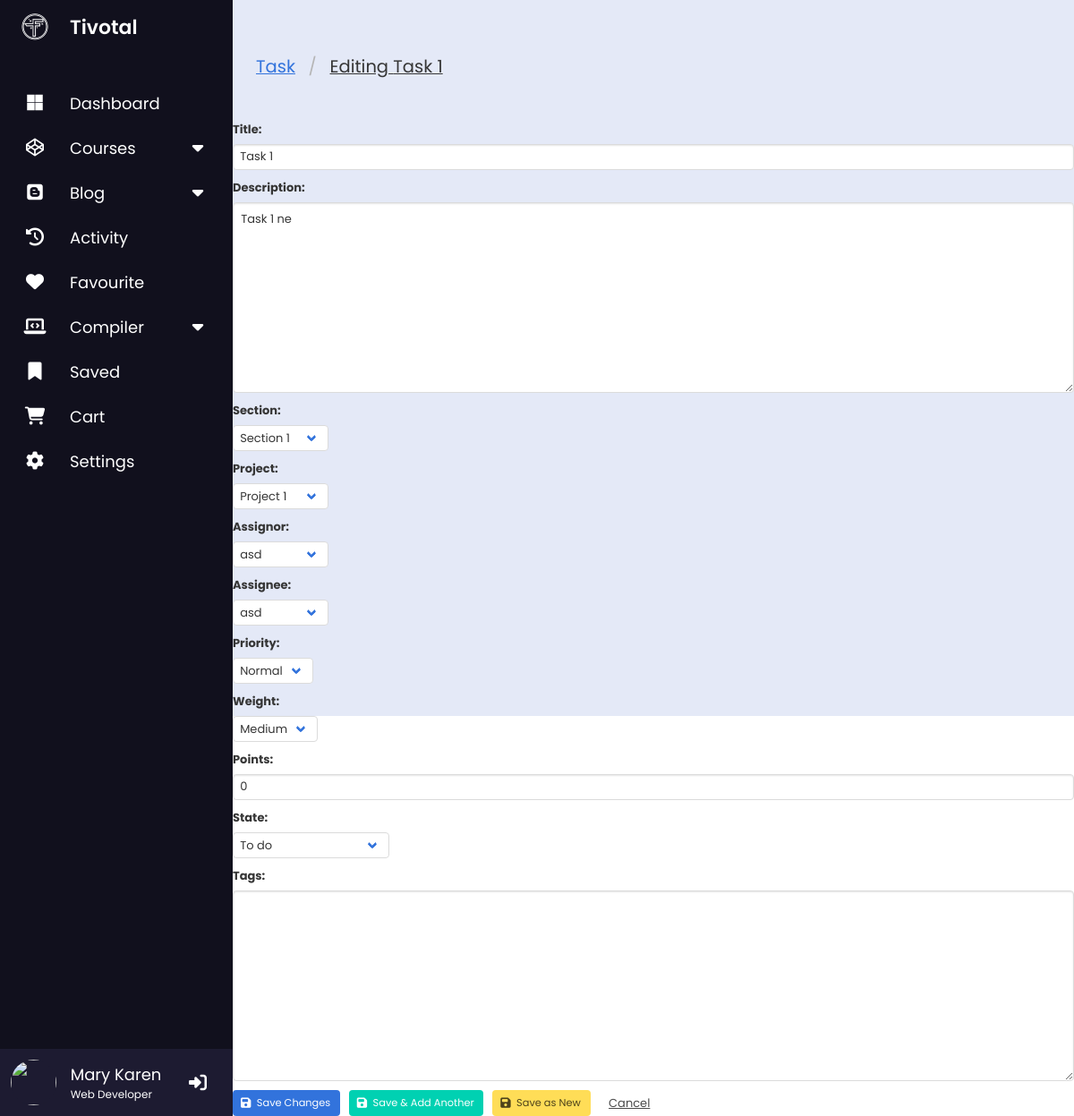
/api/1/tasks/1/edit/?next=/api/1/sections/1/ (signed in), run on an earlier commit of the app's database.
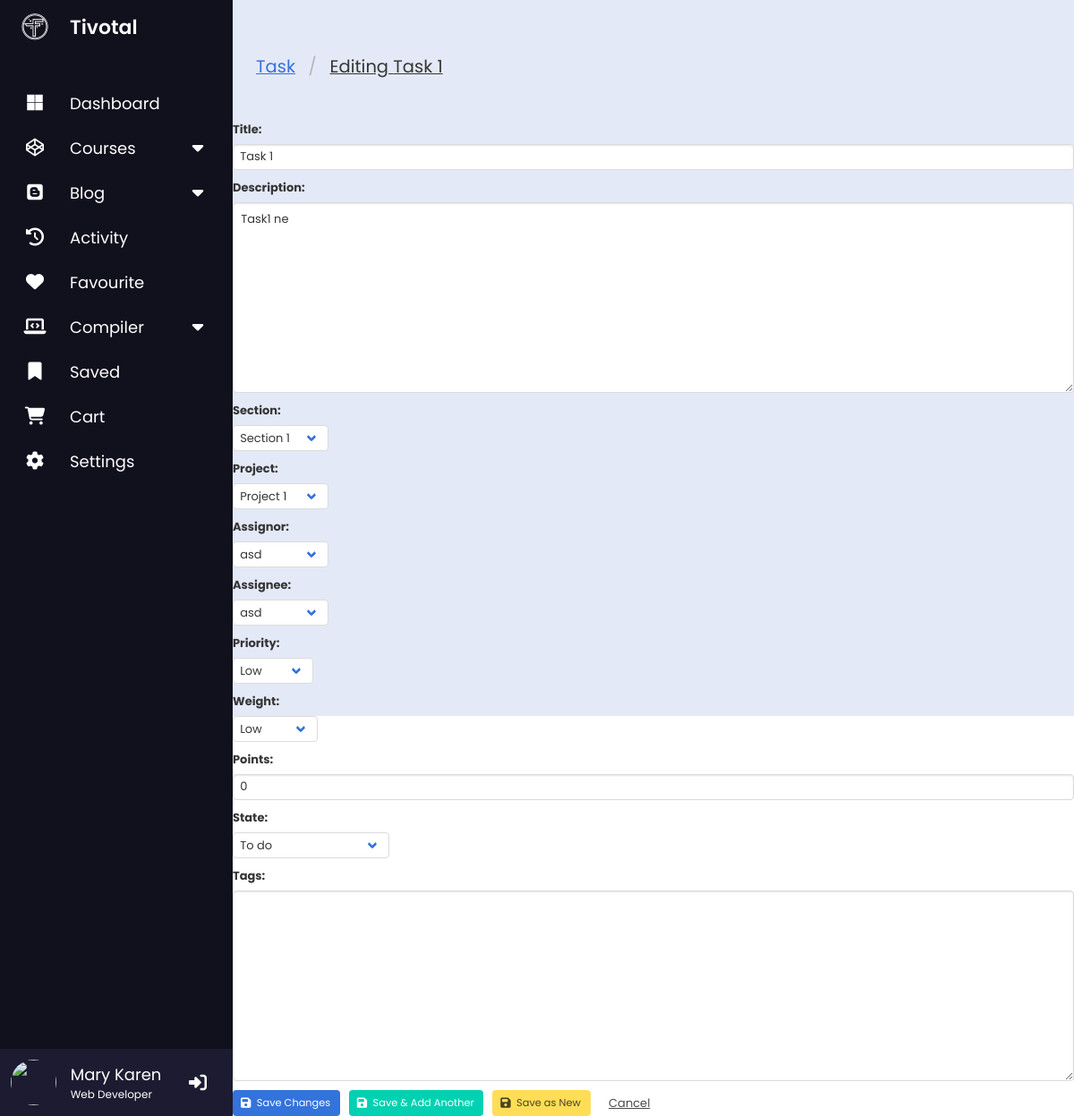
And on a later commit of the database.
### api/task/models.py (models this page shows, shortened)
class Task(BaseModel):
    class Meta:
        get_latest_by = 'created_at'
        ordering = ['priority', '-title']
        indexes = [
            models.Index(fields=['title', 'priority']),
            models.Index(fields=['title']),
        ]
        verbose_name = 'task'
        verbose_name_plural = 'tasks'
    section = models.ForeignKey(Section, blank=True, on_delete=models.CASCADE)
    project = models.ForeignKey('project.Project', blank=True, on_delete=models.CASCADE) # de list task trong project
    weight = models.PositiveIntegerField(choices = WeightChoices.choices, default = WeightChoices.LOW)
    priority = models.PositiveIntegerField(choices = PriorityChoices.choices, default = PriorityChoices.LOW)
    points = models.PositiveIntegerField(default=0)
    state = models.IntegerField(choices = TaskState.choices, default = TaskState.UNSTARTED)
    assignor = models.ForeignKey(settings.AUTH_USER_MODEL, null=True, blank=True, on_delete=models.SET_NULL, related_name='requested_tasks')
    assignee = models.ForeignKey(settings.AUTH_USER_MODEL, null=True, blank=True, on_delete=models.SET_NULL, related_name='assigned_tasks')
    tags = TagField(blank=True)
    history = HistoricalRecords()

### api/task/views.py (the view, shortened to what this page needs)
# urls.py: path('tasks/<int:pk>/edit/', TaskUpdateView.as_view(), name='task-edit'),
@method_decorator(login_required, name='dispatch')
class TaskUpdateView(TaskBaseView, UpdateView):
    def post(self, *args, **kwargs):
        data = ujson.loads(self.request.body)
        if data.get('save-as-new'):
            form = self.get_form_class()(data)
        else:
            form = self.get_form_class()(data, instance=self.get_object())
        return self.form_valid(form)

### api/forms.py
class SearchForm(forms.Form):
    q = forms.CharField(
        help_text="Click to see help & options",
        required=False,
        widget=forms.TextInput(attrs={
            'autocomplete': 'off'
        })
    )

### api/context_processors.py (called while the page is built)
def site(request):
    return dict(
        current_site=SimpleLazyObject(lambda: get_current_site(request)),
    )

def navigation(request):
    params = dict(
        encoded_url=quote_plus(request.get_full_path()),
        next_url=unquote_plus(request.GET.get('next', ''))
    )
    try:
        params['page'] = int(request.GET.get('page', 0))
    except ValueError:
        pass
    get_vars = request.GET.copy()
    try:
        get_vars.pop('page')
    except KeyError:
        pass
    params['get_vars'] = "&" + get_vars.urlencode()
    return params

def search(request):
    return dict(search_form=SearchForm(request.GET))

### api/models.py (called while the page is built)
    def __str__(self):
        return self.title

### api/project/models.py (called while the page is built)
    def get_queryset(self):
        return super().get_queryset()

    def __str__(self):
        return self.title

### api/task/templates/task/task_form.html (shortened to what this page needs)
{% extends 'base.html' %}
{% block content %}
	<nav class="level">
		<div class="level-left">
			<nav class="breadcrumb is-large" aria-label="breadcrumbs">
				<ul>
          <li><a href="{% url 'tasks:task-list' current_workspace %}">Task</a></li>
          <li class="is-active">
            <a href="#" aria-current="page">
              {% if object %}Editing {{ object.title }}{% else %}Add a Task{% endif %}
            </a>
          </li>
				</ul>
			</nav>
		</div>
	</nav>
  <form method="post">{% csrf_token %}
    {% for field in form.visible_fields %}
        <div class="field">
          <label class="label">{{ field.label_tag }}</label>
          <div class="control">
            {{ field }}
          </div>
        </div>
    {% endfor %}
    <div class="field is-grouped">
      <div class="control">
        <button class="button is-link" type="submit" name="save" value="save">
          <span class="icon is-small">
            <i class="fas fa-save"></i>
          </span>
          <small>Save Changes</small>
        </button>
      </div>
      <div class="control">
        <button class="button is-primary" type="submit" data-next="{{ task_add_url }}" name="save-and-add" value="save-and-add">
          <span class="icon is-small">
            <i class="fas fa-save"></i>
          </span>
          <small>Save &amp; Add Another</small>
        </button>
      </div>
      {% if object %}
      <div class="control">
        <button class="button is-warning" type="submit" name="save-as-new" value="save-as-new">
          <span class="icon is-small">
            <i class="fas fa-save"></i>
          </span>
          <small>Save as New</small>
        </button>
      </div>
      {% endif %}
      <div class="control">
        <a class="button is-text" href="{{ next_url }}">Cancel</a>
      </div>
    </div>
  </form>
{% endblock %}

### api/templates/django/forms/widgets/input.html
<input class="input" type="{{ widget.type }}" name="{{ widget.name }}"{% if widget.value != None %} value="{{ widget.value|stringformat:'s' }}"{% endif %}{% include "django/forms/widgets/attrs.html" %}>

### api/templates/django/forms/widgets/textarea.html
<textarea class="textarea" name="{{ widget.name }}"{% include "django/forms/widgets/attrs.html" %}>
{% if widget.value %}{{ widget.value }}{% endif %}</textarea>

### api/templates/django/forms/widgets/select.html (shortened to what this page needs)
<div class="select">
  <select name="{{ widget.name }}"{% include "django/forms/widgets/attrs.html" %}>{% for group_name, group_choices, group_index in widget.optgroups %}{% for option in group_choices %}
    {% include option.template_name with widget=option %}{% endfor %}{% endfor %}
  </select>
</div>

What changed in the data, as far as the page shows it:
changed Task "Task 1": description "Task 1 ne" → "Task1 ne"
Also different on the page:
form field priority: "Normal" → "Low"
form field weight: "Medium" → "Low"
